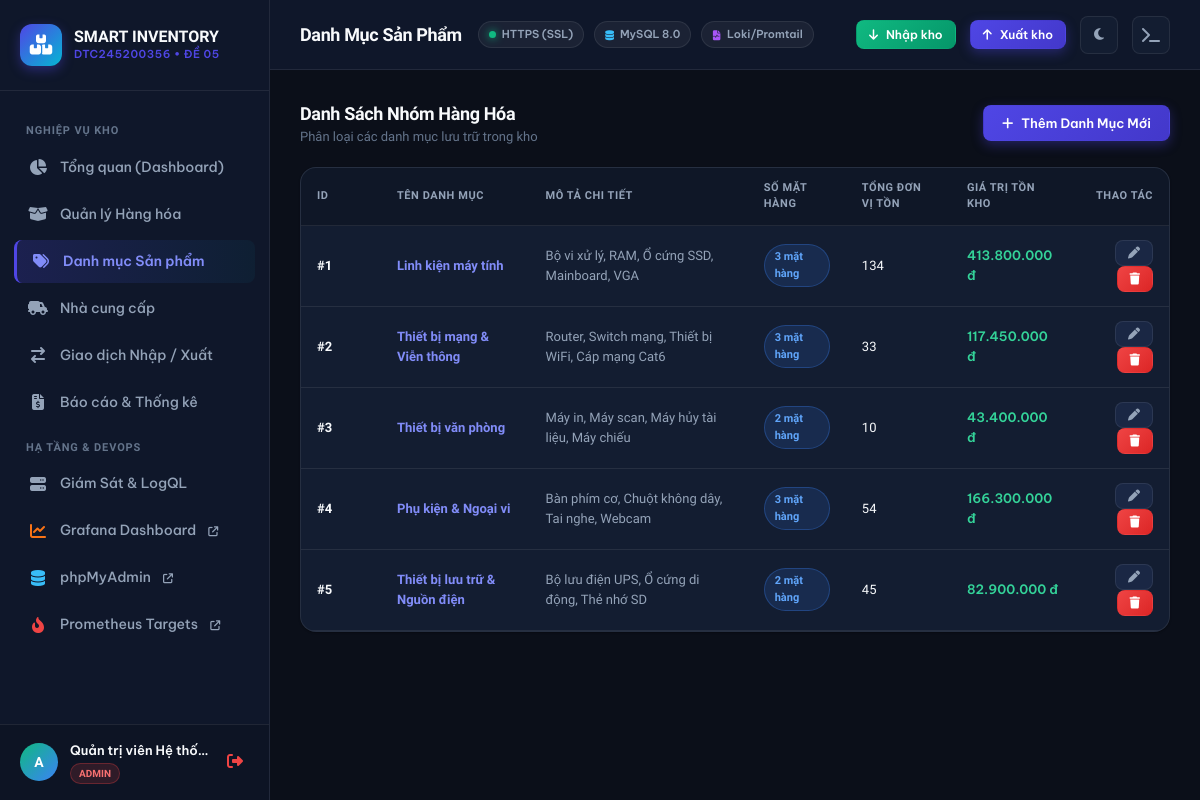
/app/src/categories.php (signed in), run on the app's committed database.
### tables this page shows
CREATE TABLE IF NOT EXISTS users (
    id INT AUTO_INCREMENT PRIMARY KEY,
    username VARCHAR(50) NOT NULL UNIQUE,
    password VARCHAR(255) NOT NULL,
    full_name VARCHAR(100) NOT NULL,
    email VARCHAR(100),
    role ENUM('admin', 'staff') DEFAULT 'staff',
    created_at TIMESTAMP DEFAULT CURRENT_TIMESTAMP
);

CREATE TABLE IF NOT EXISTS categories (
    id INT AUTO_INCREMENT PRIMARY KEY,
    name VARCHAR(100) NOT NULL,
    description TEXT,
    created_at TIMESTAMP DEFAULT CURRENT_TIMESTAMP
);

### app/src/helpers/auth.php (called while the page is built, shortened)
<?php
require_once __DIR__ . '/../config/db.php';
function is_logged_in() {
    return isset($_SESSION['user_id']) && !empty($_SESSION['user_id']);
}
function get_logged_in_user() {
    global $pdo;
    if (isset($pdo)) {
        try {
            $stmt = $pdo->prepare("SELECT id, username, full_name, role, email FROM users WHERE id = ? LIMIT 1");
            $stmt->execute([$_SESSION['user_id']]);
            $user = $stmt->fetch();
            if ($user) {
                return $user;
            }
        } catch (Throwable $t) {
        }
    }
    return [
        'id'        => $_SESSION['user_id'],
        'username'  => $_SESSION['username'],
        'full_name' => $_SESSION['full_name'],
        'role'      => $_SESSION['role'],
        'email'     => $_SESSION['email'] ?? ''
    ];
}
function is_admin() {
    return is_logged_in() && ($_SESSION['role'] === 'admin');
}

### app/src/categories.php (the view, shortened to what this page needs)
<?php
require_once __DIR__ . '/helpers/auth.php';
$categories = $pdo->query("
    SELECT c.*,
           COUNT(p.id) as product_count,
           COALESCE(SUM(p.stock_quantity), 0) as total_units,
           COALESCE(SUM(p.stock_quantity * p.purchase_price), 0) as total_value
    FROM categories c
    LEFT JOIN products p ON c.id = p.category_id
    GROUP BY c.id
    ORDER BY c.id ASC
")->fetchAll();
require_once __DIR__ . '/views/header.php';
require_once __DIR__ . '/views/sidebar.php';
require_once __DIR__ . '/views/navbar.php';
?>
<div class="page-content">
    <div class="filter-bar">
        <div>
            <h2 style="font-size: 18px; font-weight: 700;">Danh Sách Nhóm Hàng Hóa</h2>
            <p style="font-size: 13px; color: var(--text-muted);">Phân loại các danh mục lưu trữ trong kho</p>
        </div>
        <button class="btn btn-primary" onclick="openModal('addCatModal')">
            <i class="fa-solid fa-plus"></i> Thêm Danh Mục Mới
        </button>
    </div>
    <div class="glass-panel" style="padding: 0; overflow: hidden;">
        <div class="table-responsive">
            <table class="custom-table" id="catTable">
                <thead>
                    <tr>
                        <th style="width: 80px;">ID</th>
                        <th>Tên Danh Mục</th>
                        <th>Mô Tả Chi Tiết</th>
                        <th>Số Mặt Hàng</th>
                        <th>Tổng Đơn Vị Tồn</th>
                        <th>Giá Trị Tồn Kho</th>
                        <th style="text-align: right;">Thao Tác</th>
                    </tr>
                </thead>
                <tbody>
                    <?php if (empty($categories)): ?>
                        <tr>
                            <td colspan="7" style="text-align: center; padding: 30px; color: var(--text-muted);">Chưa có danh mục nào được tạo.</td>
                        </tr>
                    <?php else: ?>
                        <?php foreach ($categories as $c): ?>
                            <tr>
                                <td><strong>#<?= $c['id'] ?></strong></td>
                                <td>
                                    <span style="font-weight: 700; color: #818cf8;"><?= htmlspecialchars($c['name']) ?></span>
                                </td>
                                <td style="color: var(--text-secondary); max-width: 300px;"><?= htmlspecialchars($c['description'] ?? 'Không có mô tả') ?></td>
                                <td>
                                    <span class="badge badge-info"><?= $c['product_count'] ?> mặt hàng</span>
                                </td>
                                <td><?= number_format($c['total_units']) ?></td>
                                <td style="font-weight: 600; color: #34d399;"><?= number_format($c['total_value'], 0, ',', '.') ?> đ</td>
                                <td style="text-align: right;">
                                    <button class="btn btn-secondary btn-sm" onclick='editCategory(<?= json_encode($c, JSON_HEX_TAG | JSON_HEX_APOS | JSON_HEX_QUOT | JSON_HEX_AMP) ?>)' title="Chỉnh sửa">
                                        <i class="fa-solid fa-pen"></i>
                                    </button>
                                    <?php if (is_admin()): ?>
                                        <button class="btn btn-danger btn-sm" onclick="confirmDelete(<?= $c['id'] ?>, '<?= htmlspecialchars($c['name'], ENT_QUOTES) ?>')" title="Xóa">
                                            <i class="fa-solid fa-trash"></i>
                                        </button>
                                    <?php endif; ?>
                                </td>
                            </tr>
                        <?php endforeach; ?>
                    <?php endif; ?>
                </tbody>
            </table>
        </div>
    </div>
</div>
<?php require_once __DIR__ . '/views/footer.php'; ?>

### app/src/views/sidebar.php
<?php
$currentPage = basename($_SERVER['PHP_SELF']);
?>
<aside class="app-sidebar">
    <div class="sidebar-brand">
        <div class="logo-icon">
            <i class="fa-solid fa-boxes-stacked"></i>
        </div>
        <div class="brand-text">
            <span class="title">SMART INVENTORY</span>
            <span class="subtitle">DTC245200356 • Đề 05</span>
        </div>
    </div>
    <div class="sidebar-menu">
        <div class="menu-label">Nghiệp Vụ Kho</div>
        <a href="index.php" class="menu-item <?= $currentPage == 'index.php' ? 'active' : '' ?>">
            <i class="fa-solid fa-chart-pie"></i>
            <span>Tổng quan (Dashboard)</span>
        </a>
        <a href="products.php" class="menu-item <?= $currentPage == 'products.php' ? 'active' : '' ?>">
            <i class="fa-solid fa-box-open"></i>
            <span>Quản lý Hàng hóa</span>
        </a>
        <a href="categories.php" class="menu-item <?= $currentPage == 'categories.php' ? 'active' : '' ?>">
            <i class="fa-solid fa-tags"></i>
            <span>Danh mục Sản phẩm</span>
        </a>
        <a href="suppliers.php" class="menu-item <?= $currentPage == 'suppliers.php' ? 'active' : '' ?>">
            <i class="fa-solid fa-truck-field"></i>
            <span>Nhà cung cấp</span>
        </a>
        <a href="transactions.php" class="menu-item <?= $currentPage == 'transactions.php' ? 'active' : '' ?>">
            <i class="fa-solid fa-arrow-right-arrow-left"></i>
            <span>Giao dịch Nhập / Xuất</span>
        </a>
        <a href="reports.php" class="menu-item <?= $currentPage == 'reports.php' ? 'active' : '' ?>">
            <i class="fa-solid fa-file-invoice-dollar"></i>
            <span>Báo cáo & Thống kê</span>
        </a>
        <div class="menu-label">Hạ Tầng & DevOps</div>
        <a href="system.php" class="menu-item <?= $currentPage == 'system.php' ? 'active' : '' ?>">
            <i class="fa-solid fa-server"></i>
            <span>Giám Sát & LogQL</span>
        </a>
        <a href="/grafana/" target="_blank" class="menu-item">
            <i class="fa-solid fa-chart-line" style="color: #f97316;"></i>
            <span>Grafana Dashboard <i class="fa-solid fa-arrow-up-right-from-square" style="font-size: 10px; margin-left: 4px;"></i></span>
        </a>
        <a href="/pma/" target="_blank" class="menu-item">
            <i class="fa-solid fa-database" style="color: #38bdf8;"></i>
            <span>phpMyAdmin <i class="fa-solid fa-arrow-up-right-from-square" style="font-size: 10px; margin-left: 4px;"></i></span>
        </a>
        <a href="/prometheus/targets" target="_blank" class="menu-item">
            <i class="fa-solid fa-fire-flame-curved" style="color: #ef4444;"></i>
            <span>Prometheus Targets <i class="fa-solid fa-arrow-up-right-from-square" style="font-size: 10px; margin-left: 4px;"></i></span>
        </a>
    </div>
    <div class="sidebar-footer">
        <div class="user-profile">
            <div class="user-avatar">
                <?= strtoupper(substr($currentUser['username'] ?? 'U', 0, 1)) ?>
            </div>
            <div class="user-info">
                <div class="name"><?= htmlspecialchars($currentUser['full_name'] ?? 'Người dùng') ?></div>
                <span class="role-badge <?= $currentUser['role'] ?? 'staff' ?>">
                    <?= $currentUser['role'] === 'admin' ? 'Admin' : 'Thủ kho' ?>
                </span>
            </div>
            <a href="logout.php" title="Đăng xuất" style="color: var(--danger); font-size: 16px; padding: 6px;">
                <i class="fa-solid fa-right-from-bracket"></i>
            </a>
        </div>
    </div>
</aside>
<main class="app-main">

### data on the page
users: username "A", full_name "Quản trị viên Hệ thố…"
categories: id "1", name "Linh kiện máy tính", description "Bộ vi xử lý, RAM, Ổ cứng SSD, Mainboard, VGA", product_count "3", total_units "134", total_value "413.800.000"
categories: id "2", name "Thiết bị mạng & Viễn thông", description "Router, Switch mạng, Thiết bị WiFi, Cáp mạng Cat6", product_count "3", total_units "33", total_value "117.450.000"
categories: id "3", name "Thiết bị văn phòng", description "Máy in, Máy scan, Máy hủy tài liệu, Máy chiếu", product_count "2", total_units "10", total_value "43.400.000"
categories: id "4", name "Phụ kiện & Ngoại vi", description "Bàn phím cơ, Chuột không dây, Tai nghe, Webcam", product_count "3", total_units "54", total_value "166.300.000"
categories: id "5", name "Thiết bị lưu trữ & Nguồn điện", description "Bộ lưu điện UPS, Ổ cứng di động, Thẻ nhớ SD", product_count "2", total_units "45", total_value "82.900.000"

### other printed values
$pageTitle "Danh Mục Sản Phẩm"
